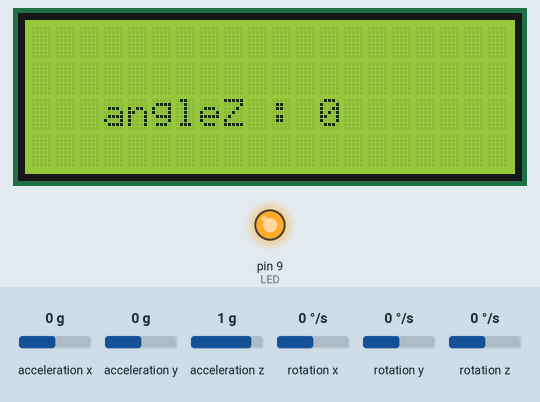
Simulated run of this sketch. Board: Arduino Uno, built with avr-gcc and run on an emulated ATmega328P. On the bench: 20×4 character LCD, output pins drawn as LEDs (lit = HIGH). Inputs (shaded band) come from the test bench; at power-on: rotation z 0 °/s, acceleration x 0 g, acceleration y 0 g, acceleration z 1 g, rotation x 0 °/s, rotation y 0 °/s. What the sketch prints to the serial monitor is not drawn. At 16.2 s the program stops and its outputs stay as they are.

Above: at 4.2 s.
4.3 s: rotation z set to 28 °/s
At 4.52 s:
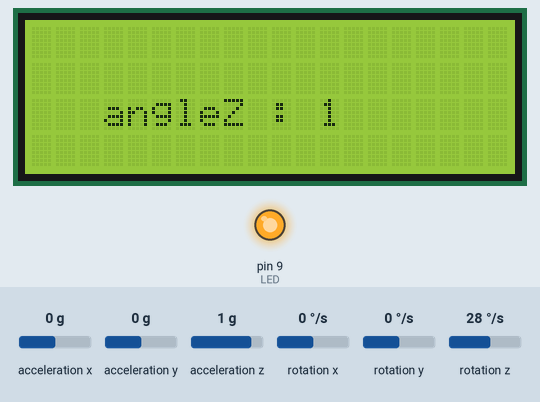
5.8 s: rotation z set to 34 °/s
At 7.5 s:
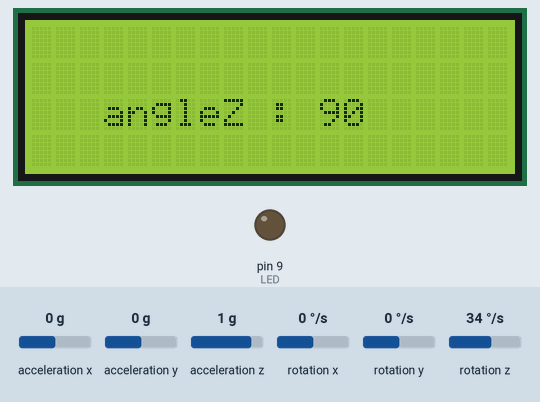
At 11.1 s:
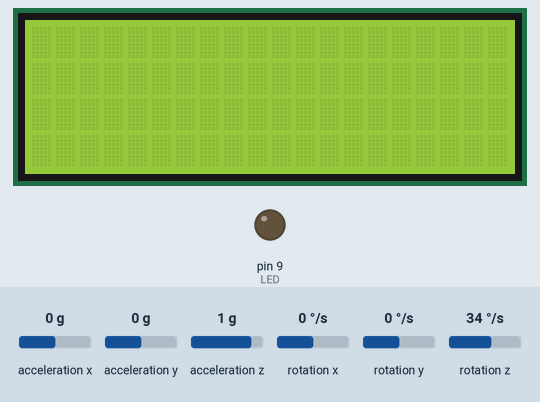
Timing chart, 0 to 12.6 s (numbered marks = the images above; inputs shaded):
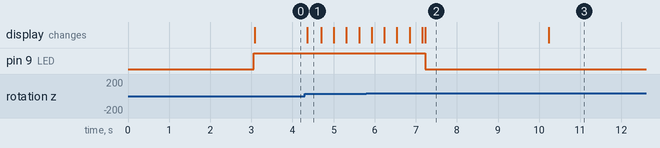

The sketch:

2_Sample_gyro_Test.ino
```cpp
#include <MPU6050_tockn.h>
#include <Wire.h>
#include <LiquidCrystal_I2C.h>

MPU6050 mpu6050(Wire);
LiquidCrystal_I2C lcd(0x27,20,4);  // set the LCD address to 0x27 for a 20 chars and 4 line display

long timer = 0;
int LED = 9;

void setup() {
  Serial.begin(9600);
  Wire.begin();
  mpu6050.begin();
  mpu6050.calcGyroOffsets(true);

  //lcd.init();               // initialize the lcd
  lcd.begin();
  lcd.backlight();          //backlight turn on

  pinMode(LED, OUTPUT);
  digitalWrite(LED, HIGH);
}

void loop() {
  mpu6050.update();

  //if(millis() - timer > 1000){

    int gyroX = mpu6050.getAngleX();
    int gyroY = mpu6050.getAngleY();
    int gyroZ = mpu6050.getAngleZ();

    Serial.print("angleX : ");Serial.print(gyroX);
    Serial.print("  angleY : ");Serial.print(gyroY);
    Serial.print("  angleZ : ");Serial.println(gyroZ);

    lcd.setCursor(3,2);
    lcd.print("angleZ : ");
    lcd.print(gyroZ);

    //if(gyroZ > 30)
    //{
      //digitalWrite(LED, HIGH);
      //mpu6050.calcGyroOffsets(true);
      //mpu6050.update();
      //delay(5000);
      while((gyroZ / 10) == 9)
      {
        //gyroZ = 0;
      digitalWrite(LED, LOW);
      mpu6050.begin();
      mpu6050.calcGyroOffsets(true);
      lcd.clear();
      //mpu6050.update();
    }

  // timer = millis();

  //}

}
```

Measured:
- the behaviour switches between 30 and 31 °/s on rotation z (found by bisection; images 1 and 2)
- after the input at 4.3 s, the display: changes after 0.06 s (image 1)
- after the input at 5.8 s, pin 9 (LED): HIGH → LOW after 1.4 s instead of 1.7 s
- what the display in image 2 shows lasts 3.0 s, from 7.2 s to 10.2 s
